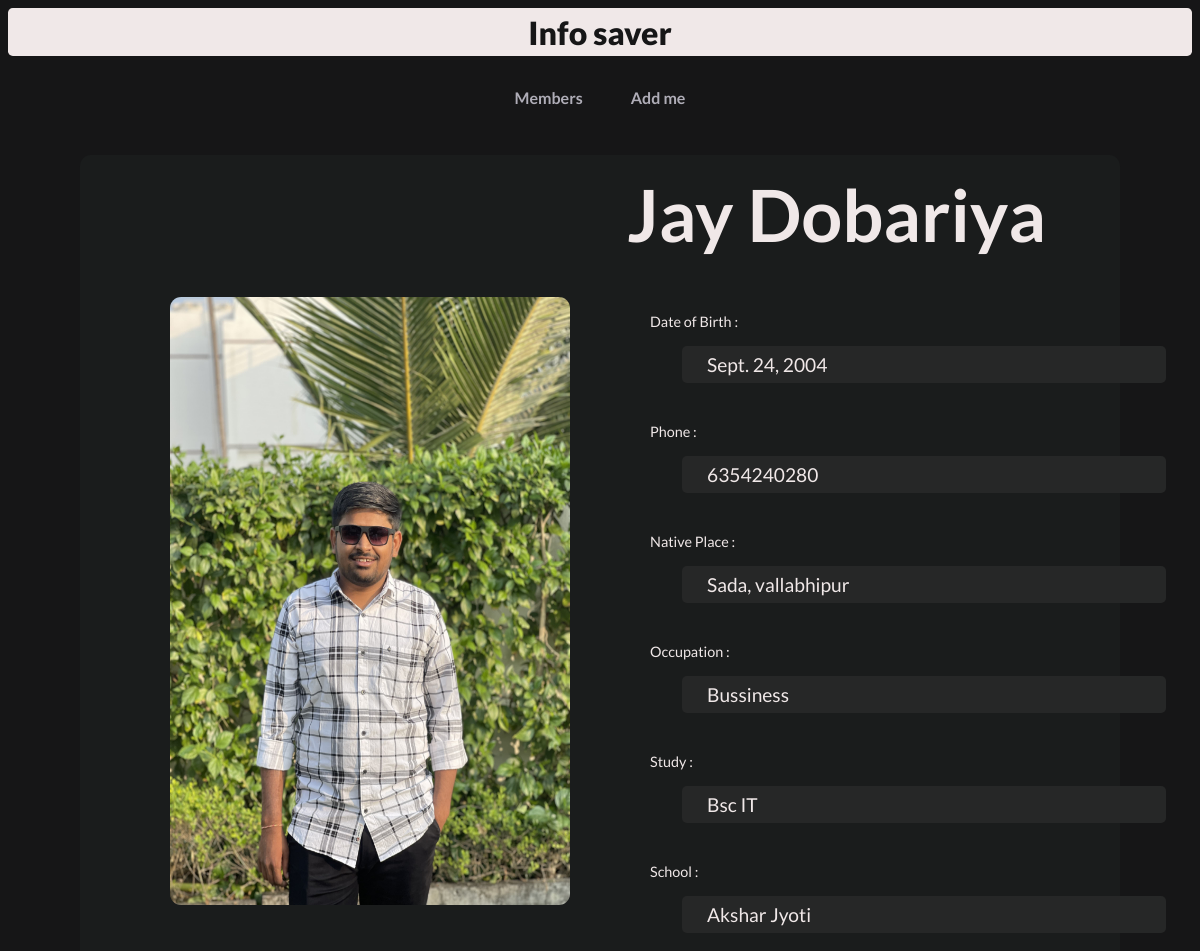
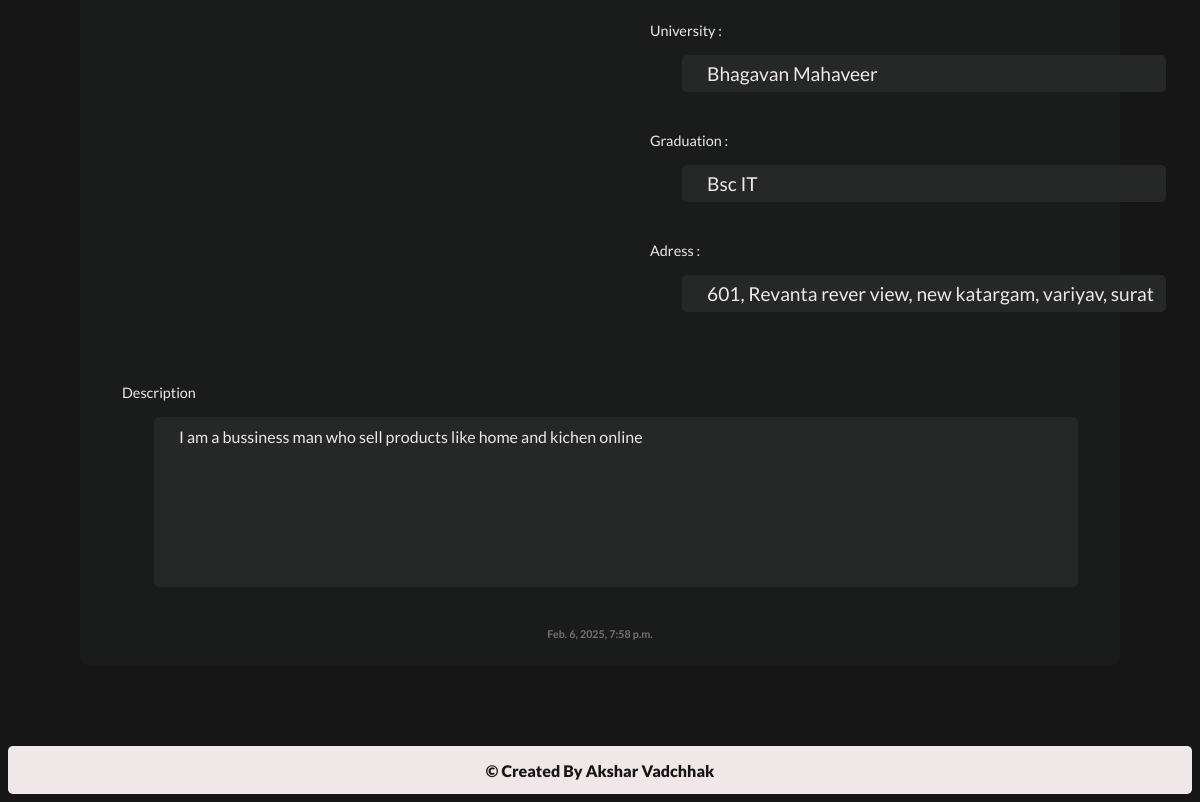
Page /9/ on the committed database (2 pictures, top to bottom).
### info/models.py (models this page shows, shortened)
class Info(models.Model):
    name = models.CharField(max_length=100)
    image = models.ImageField(upload_to='infos/')
    dob = models.DateField()
    phone = models.CharField(max_length=15)
    adress = models.TextField()
    NativePlace = models.CharField(max_length=100)
    occuppation = models.CharField(max_length=100)
    study = models.CharField(max_length=100)
    school = models.CharField(max_length=100)
    university = models.CharField(max_length=100)
    degree = models.CharField(max_length=100)
    description = models.TextField()
    addDate = models.DateTimeField(default=timezone.now)

### info/views.py (the view)
# urls.py: path("<int:info_Id>/", views.infoDetails, name="InfoDetails")
def infoDetails(request, info_Id):
    info = get_object_or_404(Info, pk=info_Id)
    return render(request, 'infoDetails.html', {'info':info})

### info/templates/infoDetails.html (shortened to what this page needs)
{% extends "base.html" %}
{% block activeURL %}unactive{% endblock %}
{% block unactiveURL %}unactive{% endblock %}
{% block contant %}
<div class='allInfoDetailsMainBody '>
    <h1 class="detailsMainName">{{info.name}}</h1>
    <div class='allInfoMainDetails'>
        <img src="{{info.image.url}}" alt="Person image" class='detailsImg'>
        <div class='infoAllDetails'>
            <div class='oneDetailInfo'>
                <p class='infoDetailsLable'>Date of Birth :</p>
                <div class='infoDetailsData'>{{info.dob}}</div>
            </div>
            <div class='oneDetailInfo'>
                <p class='infoDetailsLable'>Phone :</p>
                <div class='infoDetailsData'>{{info.phone}}</div>
            </div>
            <div class='oneDetailInfo'>
                <p class='infoDetailsLable'>Native Place :</p>
                <div class='infoDetailsData'>{{info.NativePlace}}</div>
            </div>
            <div class='oneDetailInfo'>
                <p class='infoDetailsLable'>Occupation :</p>
                <div class='infoDetailsData'>{{info.occuppation}}</div>
            </div>
            <div class='oneDetailInfo'>
                <p class='infoDetailsLable'>Study :</p>
                <div class='infoDetailsData'>{{info.study}}</div>
            </div>
            <div class='oneDetailInfo'>
                <p class='infoDetailsLable'>School :</p>
                <div class='infoDetailsData'>{{info.school}}</div>
            </div>
            <div class='oneDetailInfo'>
                <p class='infoDetailsLable'>University :</p>
                <div class='infoDetailsData'>{{info.university}}</div>
            </div>
            <div class='oneDetailInfo'>
                <p class='infoDetailsLable'>Graduation :</p>
                <div class='infoDetailsData'>{{info.degree}}</div>
            </div>
            <div class='oneDetailInfo'>
                <p class='infoDetailsLable'>Adress :</p>
                <div class='infoDetailsData'>{{info.adress}}</div>
            </div>
        </div>
    </div>
    <div class="Description">
        <div class='oneDetailInfo'>
            <p class='infoDetailsLable'>Description</p>
            <div class='descriptionBox'>{{info.description}}</div>
        </div>
        <h6 class='detailsAddDate'>{{info.addDate}}</h6>
    </div>
</div>
{% endblock %}

### static/sytle.css (style rules this page uses)
* { margin: 0; padding: 0; font-family: "Lato", serif; background: #161617; color: #f0e8e8; }
h1 { text-align: center; }
.allInfoDetailsMainBody { margin: 5rem; height: auto; padding: 10px; margin-top: 3rem; border-radius: .7rem; background-color: #1a1c1c; }
.detailsMainName { text-align:end; margin: 1rem; margin-top: .4rem; font-size: 4.5rem; background-color: #1a1c1c; padding-right: 3rem; }
.allInfoMainDetails { display: flex; gap: 4rem; padding: 1.5rem; padding-left: 5rem; background-color: #1a1c1c; }
.detailsImg { max-width: 25rem; max-height: 38rem; border-radius: .7rem; background-color: #1a1c1c; }
.infoAllDetails { display: flex; flex-direction: column; gap: .5rem; font-size: 1.2rem; background-color: #1a1c1c; }
.oneDetailInfo { background-color: #1a1c1c; }
.infoDetailsLable { font-size: .9rem; margin: 1rem; background-color: #1a1c1c; }
.infoDetailsData { margin: 1rem; margin-left: 3rem; margin-top: 1rem; padding: 7px; padding-left: 25px; border-radius: 5px; width: 100%; background-color: #262727; }
.Description { padding: 1rem; background-color: #1a1c1c; }
.descriptionBox { margin: 1rem 1rem 1rem 3rem; padding: 10px 25px; border-radius: 5px; min-width: 300px; min-height: 150px; max-width: 100%; background-color: #262727; font-size: 1rem; overflow: auto; word-wrap: break-word; white-space: normal; display: flex; align-items: flex-start; }
.detailsAddDate { background-color: #1a1c1c; color: rgb(118, 113, 113); font-weight: 600; text-align: center; padding-top: 1.5rem; }

### rows in the picture
Info: name "Jay Dobariya", image (picture), dob "Sept. 24, 2004", phone "6354240280", NativePlace "Sada, vallabhipur", occuppation "Bussiness", study "Bsc IT", school "Akshar Jyoti", university "Bhagavan Mahaveer", degree "Bsc IT", adress "601, Revanta rever view, new katargam, variyav, surat", description "I am a bussiness man who sell products like home and kichen online", addDate "Feb. 6, 2025, 7:58 p.m."
